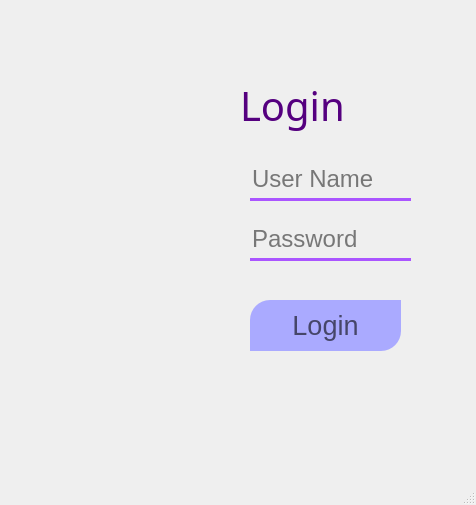
<?xml version="1.0" encoding="UTF-8"?>
<ui version="4.0">
 <class>MainWindow</class>
 <widget class="QMainWindow" name="MainWindow">
  <property name="geometry">
   <rect>
    <x>0</x>
    <y>0</y>
    <width>476</width>
    <height>505</height>
   </rect>
  </property>
  <property name="windowTitle">
   <string>MainWindow</string>
  </property>
  <property name="styleSheet">
   <string notr="true"/>
  </property>
  <widget class="QWidget" name="centralwidget">
   <widget class="QLabel" name="label">
    <property name="geometry">
     <rect>
      <x>10</x>
      <y>10</y>
      <width>201</width>
      <height>441</height>
     </rect>
    </property>
    <property name="styleSheet">
     <string notr="true">border-image: url(:/image/2.jpg);
background-color: qradialgradient(stop:1 rgba(255, 255, 255, 0));</string>
    </property>
    <property name="text">
     <string/>
    </property>
   </widget>
   <widget class="QLabel" name="label_2">
    <property name="geometry">
     <rect>
      <x>240</x>
      <y>60</y>
      <width>171</width>
      <height>91</height>
     </rect>
    </property>
    <property name="font">
     <font>
      <family>Bump Pad</family>
      <pointsize>30</pointsize>
      <weight>50</weight>
      <bold>false</bold>
     </font>
    </property>
    <property name="styleSheet">
     <string notr="true">color: rgb(85, 0, 127);</string>
    </property>
    <property name="text">
     <string>Login</string>
    </property>
   </widget>
   <widget class="QLineEdit" name="lineEdit">
    <property name="geometry">
     <rect>
      <x>250</x>
      <y>160</y>
      <width>161</width>
      <height>41</height>
     </rect>
    </property>
    <property name="font">
     <font>
      <pointsize>18</pointsize>
     </font>
    </property>
    <property name="styleSheet">
     <string notr="true">border: none;
border-bottom: 3px solid rgba(170, 85, 255,255);
background-color: qradialgradient(stop:1 rgba(255, 255, 255, 0));</string>
    </property>
    <property name="placeholderText">
     <string>User Name</string>
    </property>
   </widget>
   <widget class="QLineEdit" name="lineEdit_2">
    <property name="geometry">
     <rect>
      <x>250</x>
      <y>220</y>
      <width>161</width>
      <height>41</height>
     </rect>
    </property>
    <property name="font">
     <font>
      <pointsize>18</pointsize>
     </font>
    </property>
    <property name="styleSheet">
     <string notr="true">border: none;
border-bottom: 3px solid rgba(170, 85, 255,255);
background-color: qradialgradient(stop:1 rgba(255, 255, 255, 0));</string>
    </property>
    <property name="echoMode">
     <enum>QLineEdit::Password</enum>
    </property>
    <property name="placeholderText">
     <string>Password</string>
    </property>
   </widget>
   <widget class="QPushButton" name="Button_login">
    <property name="geometry">
     <rect>
      <x>250</x>
      <y>300</y>
      <width>151</width>
      <height>51</height>
     </rect>
    </property>
    <property name="font">
     <font>
      <pointsize>20</pointsize>
     </font>
    </property>
    <property name="styleSheet">
     <string notr="true">QPushButton#Button_login{
	color: rgba(0, 0, 0, 150);
  	border-top-left-radius: 20px; 
	border-bottom-right-radius: 20px;
	background-color: rgb(170, 170, 255);
}
QPushButton#Button_login:hover{
	
	color: rgb(85, 170, 0);
}
QPushButton#Button_login:pressed{
padding-left: 2px;
padding-top: 2px;
background-color: rgb(85, 255, 0);
}</string>
    </property>
    <property name="text">
     <string>Login</string>
    </property>
   </widget>
  </widget>
  <widget class="QStatusBar" name="statusBar"/>
 </widget>
 <resources>
  <include location="res.qrc"/>
 </resources>
 <connections/>
</ui>
